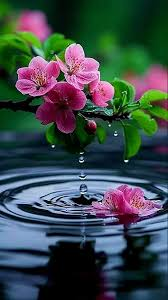
#> input picture flower.jpg, 168 x 300 px, found by its file name
$ python grayscale.py
#> lines starting #> are read from the running program, lines starting #| are printed output that depends on the picture
import cv2

image  = cv2.imread('D:/Python/Opencv/practice 1/flower.jpg')
#> image is the input picture: shape (300, 168, 3); mean B, G, R 73.8, 73.3, 58.5


if image is not None:
    gray = cv2.cvtColor(image, cv2.COLOR_BGR2GRAY)
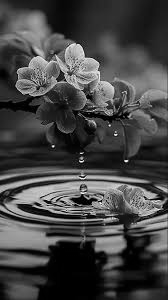
#> gray: shape (300, 168); min 0, max 251, mean 68.9
    cv2.imshow("Black & White image is showing" , gray)
    cv2.waitKey(0)
    cv2.destroyAllWindows()

    success = cv2.imwrite("flower_grayscale.png" , gray)
else:
    print("Could note load image")

$ run again, with strawberry.jpg copied over flower.jpg
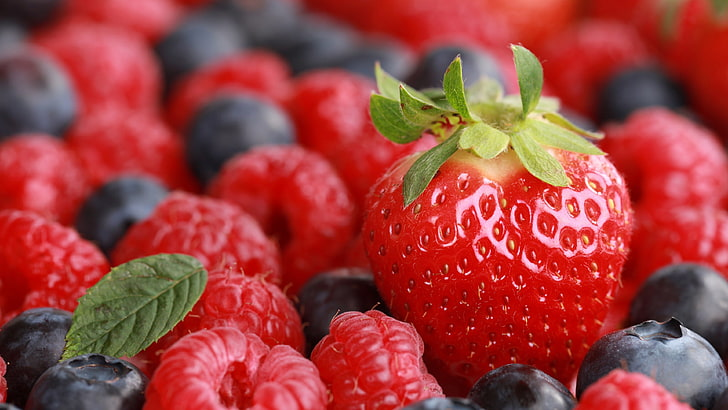
#> input picture strawberry.jpg, 728 x 410 px, found by its file name
#> image is the input picture: shape (410, 728, 3); mean B, G, R 62.7, 65.3, 158.4
#> `gray = cv2.cvtColor(image, cv2.COLOR_BGR2GRAY)`:
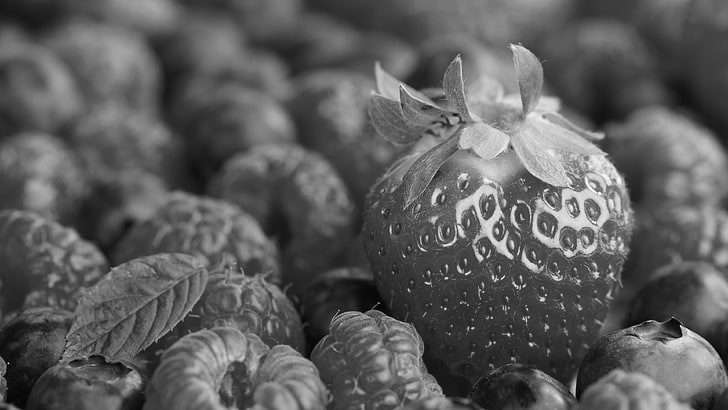
#> gray: shape (410, 728); min 0, max 254, mean 92.8
